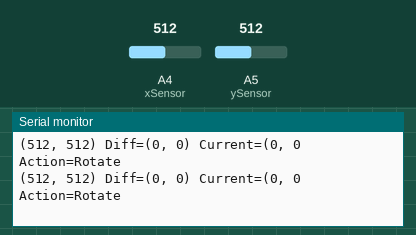
A sketch run on a simulated Arduino Uno, built with avr-gcc and run on an emulated ATmega328P. Parts: the last lines printed to the serial monitor. The test bench sets the inputs (shaded band); at power-on: A5 (ySensor) = 512, A4 (xSensor) = 512.

Above: at 1.2 s.
1.3 s: A5 (ySensor) set to 262
At 1.71 s:
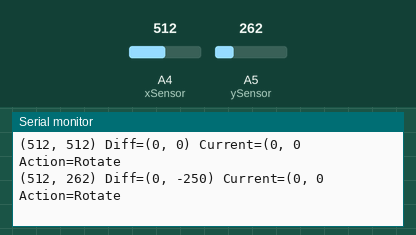
2.8 s: A5 (ySensor) set to 232
At 3.22 s:
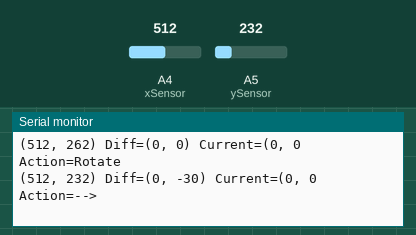
4.8 s: A4 (xSensor) set to 409
At 5.03 s:
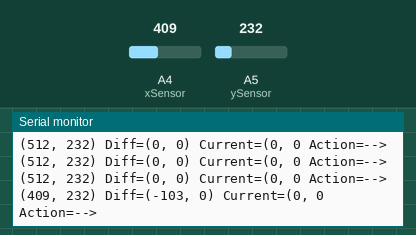
6.3 s: A4 (xSensor) set to 372
At 6.53 s:
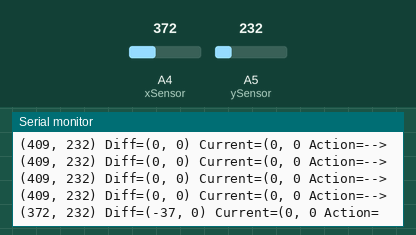
8.1 s: A4 (xSensor) set to 343
At 8.34 s:
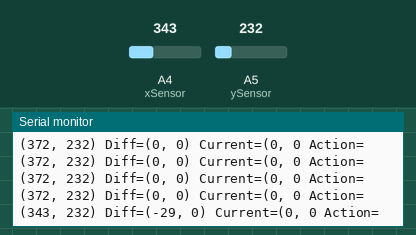
9.6 s: A4 (xSensor) set to 314
At 9.84 s:
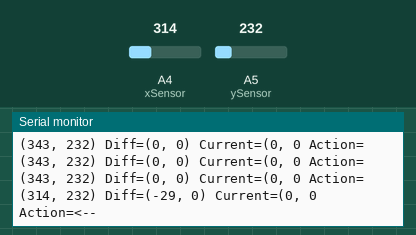
Timing chart, 0 to 12.4 s (numbered marks = the images above; inputs shaded):
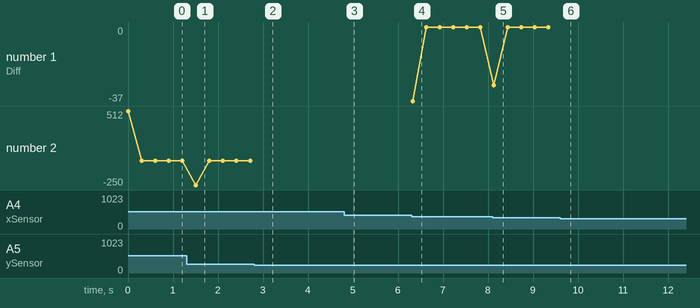

The sketch:

_11_AccelerometerToButtons.ino
```cpp
byte currentX = 6;
byte currentY = 6;
int xPrev = 0;
int yPrev = 0;

const int xSensor = A4; // x refers to game x, A4 is actually connected to accelerometer Y axis
const int ySensor= A5;  // Analog input pin that the potentiometer is attached to

void setup() {
  // initialize serial communications at 9600 bps:
  Serial.begin(9600);
}

void loop() {
  int xValue = analogRead(xSensor);
  int yValue = analogRead(ySensor);

  int xDiff = xValue - xPrev;
  int yDiff = yValue - yPrev;
  xPrev = xValue;
  yPrev = yValue;

  const int yMax = 250; // Top-down = Rotate
  const int yMin = 175; // Top-up = Drop piece

  const int xMax = 390; // Right-down = Shift right
  const int xMin = 330; // Left-down = shift left

  int xOffset = 0;
  int yOffset = 0;
  String action="";
  if (yValue > yMax) action="Rotate";
  if (yValue < yMin) action="Drop";
  if (action=="") {
    if (xValue > xMax) action="-->";
    if (xValue < xMin) action="<--";
  }

  currentX =+ xOffset; // offsets are in accdelerometer axis, which is opposite of LED maxtrix axis.
  currentY =+ yOffset;

  Serial.print("(");
  Serial.print(xValue); Serial.print(", ");
  Serial.print(yValue); Serial.print(") Diff=(");

  Serial.print(xDiff); Serial.print(", ");
  Serial.print(yDiff); Serial.print(") Current=(");

  Serial.print(currentX); Serial.print(", ");
  Serial.print(currentY); Serial.print(" Action=");

  Serial.print(action); Serial.println();

  delay(300);
}
```

Measured:
- the behaviour switches between 251 and 250 on A5 (ySensor) (found by bisection; images 1 and 2)
- the behaviour switches between 391 and 390 on A4 (xSensor) (found by bisection; images 3 and 4)
- the behaviour switches between 330 and 329 on A4 (xSensor) (found by bisection; images 5 and 6)
- after the input at 1.3 s, the serial monitor: prints a new line after 0.21 s (image 1)
- after the input at 2.8 s, the serial monitor: prints a new line after 0.21 s (image 2)
- after the input at 4.8 s, the serial monitor: prints a new line at once (image 3)
- after the input at 6.3 s, the serial monitor: prints a new line at once (image 4)
- after the input at 8.1 s, the serial monitor: prints a new line at once (image 5)
- after the input at 9.6 s, the serial monitor: prints a new line at once (image 6)
